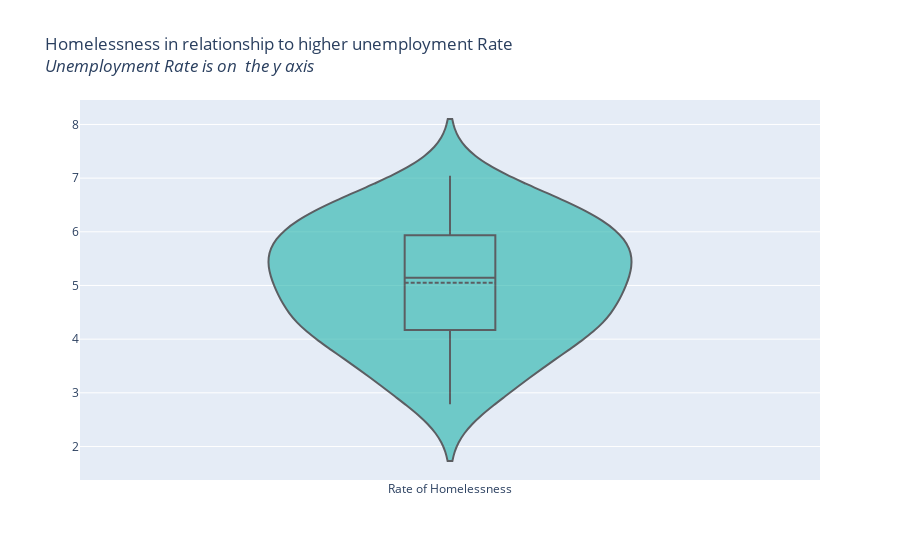

Here is the notebook cell this chart was saved with:
### Code cell
import plotly.express as px

#fig = px.violin(State_Homelessness_Population_Factors_dd_new_features['Rate of Homelessness'], y=State_Homelessness_Population_Factors_dd_new_features['Average of econ_labor_unemp_rate_BLS'],points='all',box=True , violinmode='overlay',  title='Homelessness in relationship to higher unemployment Rate')
fig = go.Figure(data=go.Violin(y=State_Homelessness_Population_Factors_dd_new_features['Average of econ_labor_unemp_rate_BLS'], box_visible=True, line_color='black',
                               meanline_visible=True, fillcolor='lightseagreen', opacity=0.6,
                               x0='Rate of Homelessness'))

#fig.update_layout(yaxis_zeroline=False)
fig.update_layout(
    title_text='Homelessness in relationship to higher unemployment Rate<br><i>Unemployment Rate is on  the y axis')
fig.show()

### Figure 1 — Plotly figure (JSON) as saved in the notebook; plotly's stock layout.template omitted (floating-point values rounded to 4 significant figures)
{"data": [{"box": {"visible": true}, "fillcolor": "lightseagreen", "line": {"color": "black"}, "meanline": {"visible": true}, "opacity": 0.6, "type": "violin", "x0": "Rate of Homelessness", "y": [6.118, 6.347, 5.241, 6.608, 7.043, 4.109, 5.592, 4.861, 5.488, 6.212, 3.698, 4.064, 5.906, 4.93, 3.75, 4.5, 4.751, 6.625, 4.396, 5.424, 5.403, 5.098, 4.158, 6.185, 4.872, 4.169, 2.956, 6.716, 3.431, 5.938, 6.379, 5.242, 5.537, 2.788, 5.043, 4.429, 5.69, 5.19, 5.993, 6.052, 3.106, 5.601, 4.135, 3.566, 3.311, 4.407, 5.875, 6.624, 4.744, 4.294]}], "layout": {"title": {"text": "Homelessness in relationship to higher unemployment Rate<br><i>Unemployment Rate is on  the y axis"}}}
